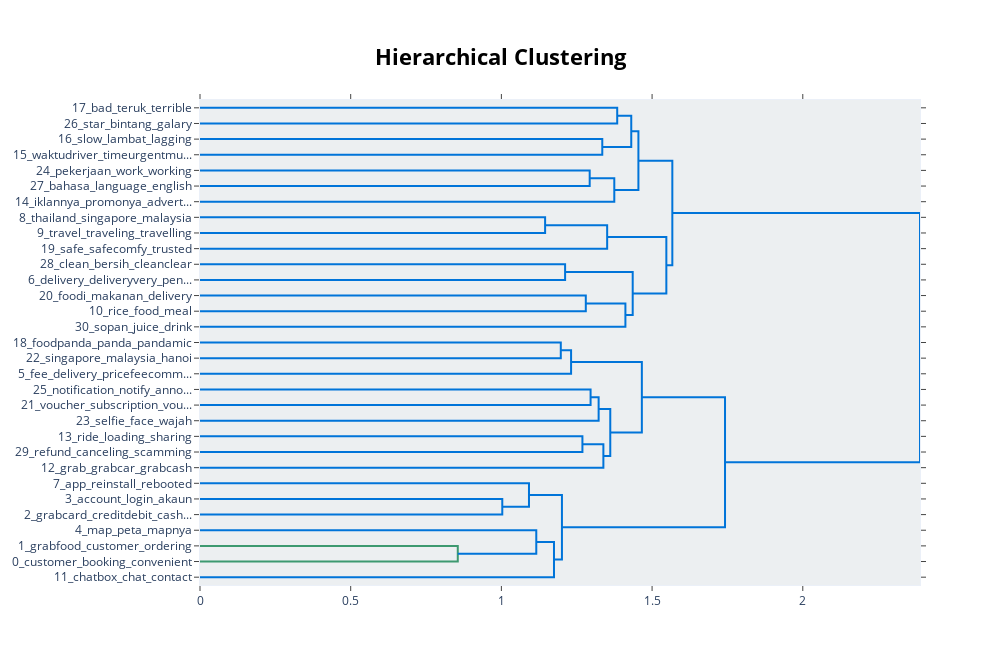

This figure's notebook cell:
### Markdown cell above
#### Visualizing Topic Hierarchy
Lines between each topic/node show the distance between the topics in the model. The height represents the distance between the topics.

The shorter the line, the more closely related the two topics are.

### Code cell
topic_model.visualize_hierarchy(top_n_topics=50)

### Figure 1 — Plotly figure (JSON) as saved in the notebook; plotly's stock layout.template omitted (floating-point values rounded to 4 significant figures)
{"data": [{"hoverinfo": "text", "marker": {"color": "rgb(0,116,217)"}, "mode": "lines", "type": "scatter", "x": [0, 1.384, 1.384, 0], "xaxis": "x", "y": [-5, -5, -15, -15], "yaxis": "y"}, {"hoverinfo": "text", "marker": {"color": "rgb(0,116,217)"}, "mode": "lines", "type": "scatter", "x": [0, 1.335, 1.335, 0], "xaxis": "x", "y": [-25, -25, -35, -35], "yaxis": "y"}, {"hoverinfo": "text", "marker": {"color": "rgb(0,116,217)"}, "mode": "lines", "type": "scatter", "x": [1.384, 1.431, 1.431, 1.335], "xaxis": "x", "y": [-10, -10, -30, -30], "yaxis": "y"}, {"hoverinfo": "text", "marker": {"color": "rgb(0,116,217)"}, "mode": "lines", "type": "scatter", "x": [0, 1.293, 1.293, 0], "xaxis": "x", "y": [-45, -45, -55, -55], "yaxis": "y"}, {"hoverinfo": "text", "marker": {"color": "rgb(0,116,217)"}, "mode": "lines", "type": "scatter", "x": [1.293, 1.375, 1.375, 0], "xaxis": "x", "y": [-50, -50, -65, -65], "yaxis": "y"}, {"hoverinfo": "text", "marker": {"color": "rgb(0,116,217)"}, "mode": "lines", "type": "scatter", "x": [1.431, 1.455, 1.455, 1.375], "xaxis": "x", "y": [-20, -20, -57.5, -57.5], "yaxis": "y"}, {"hoverinfo": "text", "marker": {"color": "rgb(0,116,217)"}, "mode": "lines", "type": "scatter", "x": [0, 1.145, 1.145, 0], "xaxis": "x", "y": [-75, -75, -85, -85], "yaxis": "y"}, {"hoverinfo": "text", "marker": {"color": "rgb(0,116,217)"}, "mode": "lines", "type": "scatter", "x": [1.145, 1.351, 1.351, 0], "xaxis": "x", "y": [-80, -80, -95, -95], "yaxis": "y"}, {"hoverinfo": "text", "marker": {"color": "rgb(0,116,217)"}, "mode": "lines", "type": "scatter", "x": [0, 1.211, 1.211, 0], "xaxis": "x", "y": [-105, -105, -115, -115], "yaxis": "y"}, {"hoverinfo": "text", "marker": {"color": "rgb(0,116,217)"}, "mode": "lines", "type": "scatter", "x": [0, 1.28, 1.28, 0], "xaxis": "x", "y": [-125, -125, -135, -135], "yaxis": "y"}, {"hoverinfo": "text", "marker": {"color": "rgb(0,116,217)"}, "mode": "lines", "type": "scatter", "x": [1.28, 1.411, 1.411, 0], "xaxis": "x", "y": [-130, -130, -145, -145], "yaxis": "y"}, {"hoverinfo": "text", "marker": {"color": "rgb(0,116,217)"}, "mode": "lines", "type": "scatter", "x": [1.211, 1.436, 1.436, 1.411], "xaxis": "x", "y": [-110, -110, -137.5, -137.5], "yaxis": "y"}, {"hoverinfo": "text", "marker": {"color": "rgb(0,116,217)"}, "mode": "lines", "type": "scatter", "x": [1.351, 1.547, 1.547, 1.436], "xaxis": "x", "y": [-87.5, -87.5, -123.8, -123.8], "yaxis": "y"}, {"hoverinfo": "text", "marker": {"color": "rgb(0,116,217)"}, "mode": "lines", "type": "scatter", "x": [1.455, 1.567, 1.567, 1.547], "xaxis": "x", "y": [-38.75, -38.75, -105.6, -105.6], "yaxis": "y"}, {"hoverinfo": "text", "marker": {"color": "rgb(0,116,217)"}, "mode": "lines", "type": "scatter", "x": [0, 1.197, 1.197, 0], "xaxis": "x", "y": [-155, -155, -165, -165], "yaxis": "y"}, {"hoverinfo": "text", "marker": {"color": "rgb(0,116,217)"}, "mode": "lines", "type": "scatter", "x": [1.197, 1.231, 1.231, 0], "xaxis": "x", "y": [-160, -160, -175, -175], "yaxis": "y"}, {"hoverinfo": "text", "marker": {"color": "rgb(0,116,217)"}, "mode": "lines", "type": "scatter", "x": [0, 1.296, 1.296, 0], "xaxis": "x", "y": [-185, -185, -195, -195], "yaxis": "y"}, {"hoverinfo": "text", "marker": {"color": "rgb(0,116,217)"}, "mode": "lines", "type": "scatter", "x": [1.296, 1.323, 1.323, 0], "xaxis": "x", "y": [-190, -190, -205, -205], "yaxis": "y"}, {"hoverinfo": "text", "marker": {"color": "rgb(0,116,217)"}, "mode": "lines", "type": "scatter", "x": [0, 1.269, 1.269, 0], "xaxis": "x", "y": [-215, -215, -225, -225], "yaxis": "y"}, {"hoverinfo": "text", "marker": {"color": "rgb(0,116,217)"}, "mode": "lines", "type": "scatter", "x": [1.269, 1.338, 1.338, 0], "xaxis": "x", "y": [-220, -220, -235, -235], "yaxis": "y"}, {"hoverinfo": "text", "marker": {"color": "rgb(0,116,217)"}, "mode": "lines", "type": "scatter", "x": [1.323, 1.361, 1.361, 1.338], "xaxis": "x", "y": [-197.5, -197.5, -227.5, -227.5], "yaxis": "y"}, {"hoverinfo": "text", "marker": {"color": "rgb(0,116,217)"}, "mode": "lines", "type": "scatter", "x": [1.231, 1.466, 1.466, 1.361], "xaxis": "x", "y": [-167.5, -167.5, -212.5, -212.5], "yaxis": "y"}, {"hoverinfo": "text", "marker": {"color": "rgb(0,116,217)"}, "mode": "lines", "type": "scatter", "x": [0, 1.003, 1.003, 0], "xaxis": "x", "y": [-255, -255, -265, -265], "yaxis": "y"}, {"hoverinfo": "text", "marker": {"color": "rgb(0,116,217)"}, "mode": "lines", "type": "scatter", "x": [0, 1.092, 1.092, 1.003], "xaxis": "x", "y": [-245, -245, -260, -260], "yaxis": "y"}, {"hoverinfo": "text", "marker": {"color": "rgb(61,153,112)"}, "mode": "lines", "type": "scatter", "x": [0, 0.8553, 0.8553, 0], "xaxis": "x", "y": [-285, -285, -295, -295], "yaxis": "y"}, {"hoverinfo": "text", "marker": {"color": "rgb(0,116,217)"}, "mode": "lines", "type": "scatter", "x": [0, 1.116, 1.116, 0.8553], "xaxis": "x", "y": [-275, -275, -290, -290], "yaxis": "y"}, {"hoverinfo": "text", "marker": {"color": "rgb(0,116,217)"}, "mode": "lines", "type": "scatter", "x": [1.116, 1.174, 1.174, 0], "xaxis": "x", "y": [-282.5, -282.5, -305, -305], "yaxis": "y"}, {"hoverinfo": "text", "marker": {"color": "rgb(0,116,217)"}, "mode": "lines", "type": "scatter", "x": [1.092, 1.201, 1.201, 1.174], "xaxis": "x", "y": [-252.5, -252.5, -293.8, -293.8], "yaxis": "y"}, {"hoverinfo": "text", "marker": {"color": "rgb(0,116,217)"}, "mode": "lines", "type": "scatter", "x": [1.466, 1.742, 1.742, 1.201], "xaxis": "x", "y": [-190, -190, -273.1, -273.1], "yaxis": "y"}, {"hoverinfo": "text", "marker": {"color": "rgb(0,116,217)"}, "mode": "lines", "type": "scatter", "x": [1.567, 2.389, 2.389, 1.742], "xaxis": "x", "y": [-72.19, -72.19, -231.6, -231.6], "yaxis": "y"}], "layout": {"autosize": false, "height": 665, "hoverlabel": {"bgcolor": "white", "font": {"family": "Rockwell", "size": 16}}, "hovermode": "closest", "plot_bgcolor": "#ECEFF1", "showlegend": false, "title": {"font": {"color": "Black", "size": 22}, "text": "<b>Hierarchical Clustering</b>", "x": 0.5, "xanchor": "center", "yanchor": "top"}, "width": 1000, "xaxis": {"mirror": "allticks", "rangemode": "tozero", "showgrid": false, "showline": true, "showticklabels": true, "ticks": "outside", "type": "linear", "zeroline": false}, "yaxis": {"mirror": "allticks", "range": [-310, 0], "rangemode": "tozero", "showgrid": false, "showline": true, "showticklabels": true, "tickmode": "array", "ticks": "outside", "ticktext": ["17_bad_teruk_terrible", "26_star_bintang_galary", "16_slow_lambat_lagging", "15_waktudriver_timeurgentmu...", "24_pekerjaan_work_working", "27_bahasa_language_english", "14_iklannya_promonya_advert...", "8_thailand_singapore_malaysia", "9_travel_traveling_travelling", "19_safe_safecomfy_trusted", "28_clean_bersih_cleanclear", "6_delivery_deliveryvery_pen...", "20_foodi_makanan_delivery", "10_rice_food_meal", "30_sopan_juice_drink", "18_foodpanda_panda_pandamic", "22_singapore_malaysia_hanoi", "5_fee_delivery_pricefeecomm...", "25_notification_notify_anno...", "21_voucher_subscription_vou...", "23_selfie_face_wajah", "13_ride_loading_sharing", "29_refund_canceling_scamming", "12_grab_grabcar_grabcash", "7_app_reinstall_rebooted", "3_account_login_akaun", "2_grabcard_creditdebit_cash...", "4_map_peta_mapnya", "1_grabfood_customer_ordering", "0_customer_booking_convenient", "11_chatbox_chat_contact"], "tickvals": [-5, -15, -25, -35, -45, -55, -65, -75, -85, -95, -105, -115, -125, -135, -145, -155, -165, -175, -185, -195, -205, -215, -225, -235, -245, -255, -265, -275, -285, -295, -305], "type": "linear", "zeroline": false}}}
